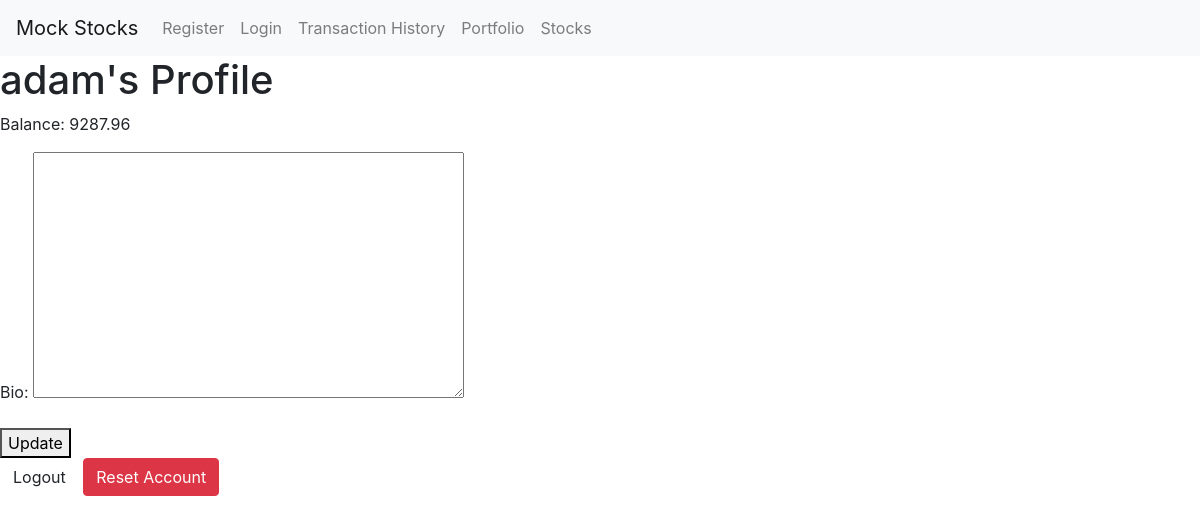
Before: /profile/ (signed in) with the older database file.
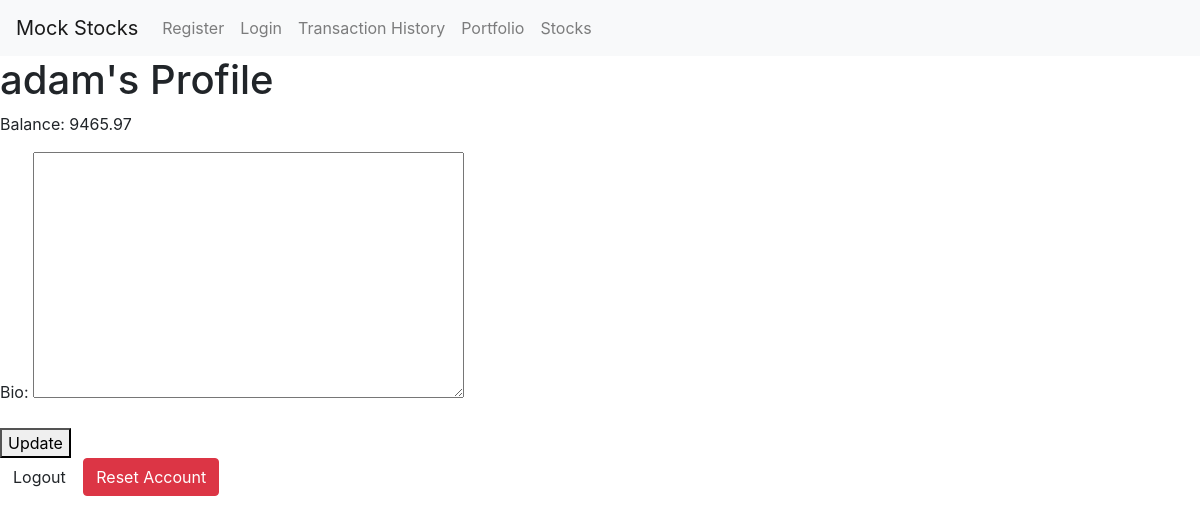
After: the same page with the newer database file.
### Project4_App_level/Project4_App_level/models.py (models this page shows)
class UserProfile(models.Model):
    user = models.OneToOneField(User, on_delete=models.CASCADE)
    balance = models.FloatField(default=10000)
    bio = models.TextField(max_length=500, blank=True)
    location = models.CharField(max_length=30, blank=True)
    birth_date = models.DateField(null=True, blank=True)

### Project4_App_level/Project4_App_level/views.py (the view)
# urls.py: path('profile/', views.profile, name='profile'),
@login_required
def profile(request):
    user_profile = UserProfile.objects.get(user=request.user)
    if request.method == 'POST':
        form = UserProfileForm(request.POST, instance=user_profile)
        if form.is_valid():
            form.save()
    else:
        form = UserProfileForm(instance=user_profile)
    return render(request, 'profile.html', {'form': form, 'user_profile': user_profile})  # Pass 'user_profile' here

### Project4_App_level/Project4_App_level/forms.py (shortened to what this page needs)
class UserProfileForm(forms.ModelForm):
    class Meta:
        model = UserProfile
        fields = ['bio']

### Project4_App_level/Templates/profile.html (shortened to what this page needs)
<!DOCTYPE html>
<html lang="en">
<head>
    <link rel="stylesheet" href="https://stackpath.bootstrapcdn.com/bootstrap/4.3.1/css/bootstrap.min.css">
</html>
<body>
    <nav class="navbar navbar-expand-lg navbar-light bg-light">
        <a class="navbar-brand" href="{% url 'home' %}">Mock Stocks</a>
        <div class="collapse navbar-collapse">
            <ul class="navbar-nav mr-auto">
                <li class="nav-item">
                    <a class="nav-link" href="{% url 'create_profile_view' %}">Register</a>
                </li>
                <li class="nav-item">
                    <a class="nav-link" href="{% url 'login' %}">Login</a>
                </li>
                <li class="nav-item">
                    <a class="nav-link" href="{% url 'transaction_history' %}">Transaction History</a>
                </li>
                <li class="nav-item">
                    <a class="nav-link" href="{% url 'portfolio' %}">Portfolio</a>
                </li>
                <li class="nav-item">
                    <a class="nav-link" href="{% url 'stocks' %}">Stocks</a>
                </li>
            </ul>
        </div>
    </nav>
<h1>{{ user.username }}'s Profile</h1>
<p>Balance: {{ user_profile.balance }}</p>
<form method="post" action="{% url 'reset_account' %}"onsubmit="return confirm('Are you sure you want to reset your account? This cannot be undone.');">
    {{ form.as_p }}
    <button type="submit">Update</button>
</form>
<a href="{% url 'logout' %}" class="btn">Logout</a>
<a href="{% url 'reset_account' %}" class="btn btn-danger">Reset Account</a>
</body>
</html>

Changed rows visible on the page:
changed UserProfile: balance "9287.96" → "9465.97"
